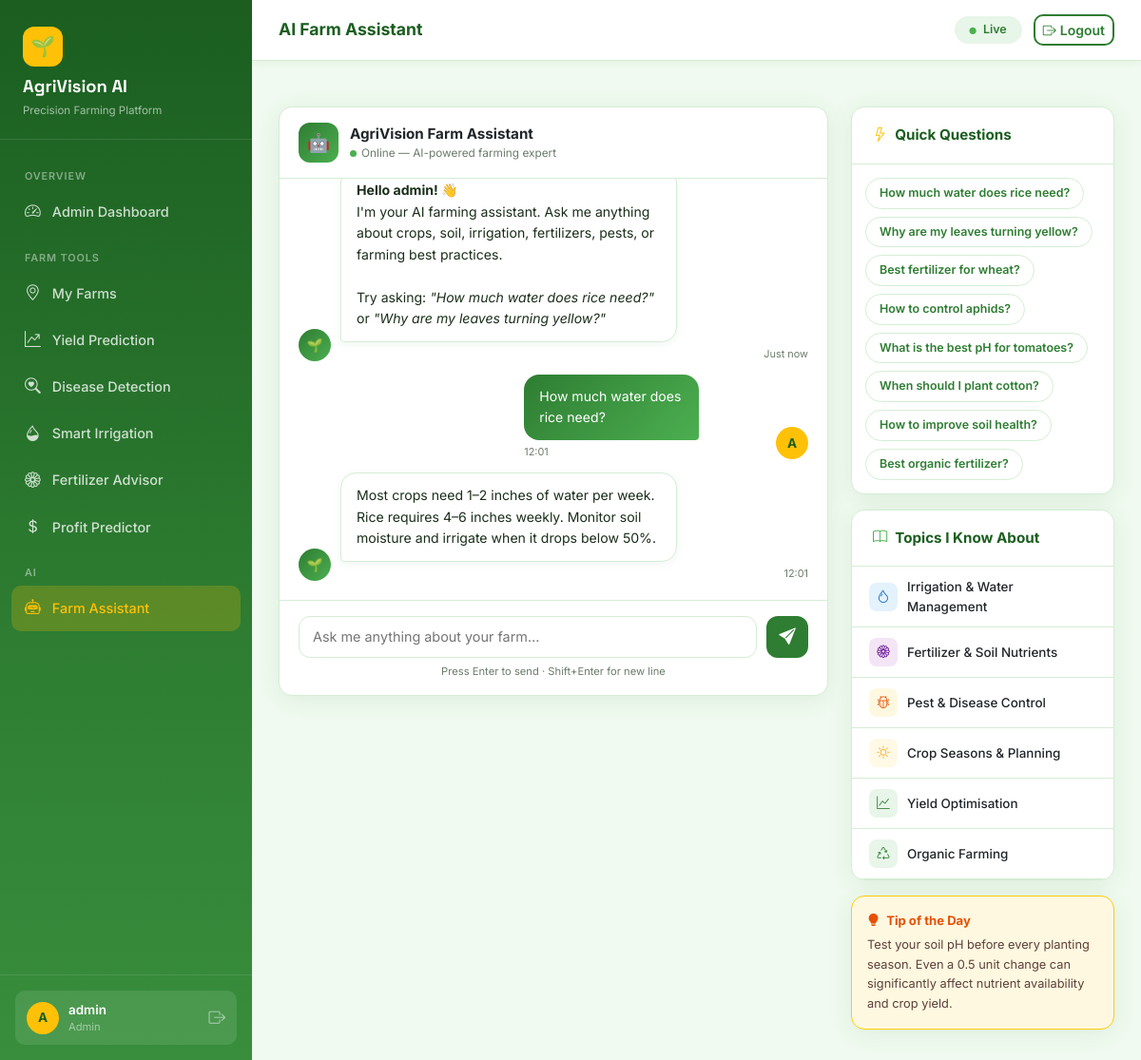
/assistant (signed in), run on the app's committed database.
### tables this page shows
CREATE TABLE chat_history (
            id INTEGER PRIMARY KEY AUTOINCREMENT,
            user_id INTEGER,
            message TEXT,
            response TEXT,
            created_at TIMESTAMP DEFAULT CURRENT_TIMESTAMP,
            FOREIGN KEY(user_id) REFERENCES users(id)
        );

### app.py (the view)
@app.route('/assistant')
@login_required
def assistant():
    uid  = session['user_id']
    conn = get_db()
    history = conn.execute(
        "SELECT * FROM chat_history WHERE user_id=? ORDER BY created_at ASC LIMIT 40",
        (uid,)).fetchall()
    conn.close()
    return render_template('assistant.html', history=history)

### app.py (called while the page is built)
def get_db():
    conn = sqlite3.connect(DB_PATH)
    conn.row_factory = sqlite3.Row
    return conn

def login_required(f):
    @wraps(f)
    def decorated(*args, **kwargs):
        if 'user_id' not in session:
            flash('Please log in to access this page.', 'warning')
            return redirect(url_for('login'))
        return f(*args, **kwargs)
    return decorated

### templates/assistant.html (shortened to what this page needs)
{% extends "base.html" %}
{% block page_title %}AI Farm Assistant{% endblock %}
{% block content %}
<div class="row g-4">
  <div class="col-lg-8">
    <div class="card chat-wrapper p-0" style="padding:0!important">
      <div style="padding:16px 20px;border-bottom:1.5px solid var(--border);
        display:flex;align-items:center;gap:12px;flex-shrink:0">
        <div style="width:42px;height:42px;border-radius:12px;
          background:linear-gradient(135deg,#2E7D32,#4CAF50);
          display:flex;align-items:center;justify-content:center;font-size:1.2rem">
          🤖
        </div>
        <div>
          <div style="font-weight:700;font-size:.95rem">AgriVision Farm Assistant</div>
          <div style="font-size:.74rem;color:var(--muted);display:flex;align-items:center;gap:5px">
            <span style="width:7px;height:7px;background:#4CAF50;border-radius:50%;display:inline-block"></span>
            Online — AI-powered farming expert
          </div>
        </div>
      </div>
      <div class="chat-messages" id="chatMessages">
        <div class="msg-row">
          <div class="msg-avatar ai">🌱</div>
          <div>
            <div class="msg-bubble ai">
              <strong>Hello {{ session.username }}! 👋</strong><br>
              I'm your AI farming assistant. Ask me anything about crops, soil,
              irrigation, fertilizers, pests, or farming best practices.
              <br><br>Try asking: <em>"How much water does rice need?"</em> or
              <em>"Why are my leaves turning yellow?"</em>
            </div>
            <div class="msg-time">Just now</div>
          </div>
        </div>
        {% for msg in history %}
        <div class="msg-row user">
          <div class="msg-avatar usr">{{ session.username[0].upper() }}</div>
          <div>
            <div class="msg-bubble user">{{ msg['message'] }}</div>
            <div class="msg-time">{{ msg['created_at'][11:16] }}</div>
          </div>
        </div>
        <div class="msg-row">
          <div class="msg-avatar ai">🌱</div>
          <div>
            <div class="msg-bubble ai">{{ msg['response'] }}</div>
            <div class="msg-time">{{ msg['created_at'][11:16] }}</div>
          </div>
        </div>
        {% endfor %}
      </div>
      <div class="chat-input-bar">
        <div class="input-wrap">
          <textarea id="chatInput" placeholder="Ask me anything about your farm…"
                    rows="1" onkeydown="handleKey(event)" oninput="autoResize(this)"></textarea>
          <button class="send-btn" id="sendBtn" onclick="sendMessage()">
            <i class="bi bi-send-fill"></i>
          </button>
        </div>
        <div style="font-size:.7rem;color:var(--muted);margin-top:6px;text-align:center">
          Press Enter to send · Shift+Enter for new line
        </div>
      </div>
    </div>
  </div>
  <div class="col-lg-4">
    <div class="card mb-3">
      <div class="card-header">
        <i class="bi bi-lightning me-2" style="color:var(--accent)"></i>Quick Questions
      </div>
      <div class="card-body" style="padding:14px">
        <div class="d-flex flex-wrap gap-2">
          {% set suggestions = [
            'How much water does rice need?',
            'Why are my leaves turning yellow?',
            'Best fertilizer for wheat?',
            'How to control aphids?',
            'What is the best pH for tomatoes?',
            'When should I plant cotton?',
            'How to improve soil health?',
            'Best organic fertilizer?',
          ] %}
          {% for s in suggestions %}
          <button class="suggestion-chip" onclick="insertQuestion('{{ s }}')">{{ s }}</button>
          {% endfor %}
        </div>
      </div>
    </div>
    <div class="card mb-3">
      <div class="card-header">
        <i class="bi bi-book me-2" style="color:var(--secondary)"></i>Topics I Know About
      </div>
      <div class="card-body p-0">
        {% set topics = [
          ('bi-droplet','#E3F2FD','#1565C0','Irrigation & Water Management'),
          ('bi-flower1','#F3E5F5','#6A1B9A','Fertilizer & Soil Nutrients'),
          ('bi-bug','#FFF8E1','#E65100','Pest & Disease Control'),
          ('bi-sun','#FFF9E6','#F9A825','Crop Seasons & Planning'),
          ('bi-graph-up','#E8F5E9','var(--primary)','Yield Optimisation'),
          ('bi-recycle','#E8F5E9','var(--primary)','Organic Farming'),
        ] %}
        {% for icon, bg, color, label in topics %}
        <div style="padding:11px 18px;border-bottom:1px solid var(--border);
          display:flex;align-items:center;gap:10px;font-size:.84rem;font-weight:500">
          <div style="width:30px;height:30px;border-radius:8px;background:{{ bg }};
            color:{{ color }};display:flex;align-items:center;justify-content:center;flex-shrink:0">
            <i class="bi {{ icon }}"></i>
          </div>
          {{ label }}
        </div>
        {% endfor %}
      </div>
    </div>
    <div class="card" style="background:#FFF8E1;border-color:#FFCC02">
      <div class="card-body p-3">
        <div style="font-weight:700;font-size:.82rem;color:#E65100;margin-bottom:6px">
          <i class="bi bi-lightbulb-fill me-1"></i> Tip of the Day
        </div>
        <p style="font-size:.8rem;color:#5D4037;margin:0;line-height:1.6">
          Test your soil pH before every planting season. Even a 0.5 unit change can
          significantly affect nutrient availability and crop yield.
        </p>
      </div>
    </div>
  </div>
</div>
{% endblock %}

### templates/base.html (style rules this page uses)
:root { --primary: #2E7D32; --primary-d: #1B5E20; --secondary: #4CAF50; --accent: #FFC107; --accent-d: #F9A825; --bg: #F0FAF0; --surface: #ffffff; --border: #D4EDD4; --text: #1a2e1a; --muted: #6b7c6b; --danger: #c62828; --radius: 14px; --shadow: 0 4px 24px rgba(46,125,50,.10); --shadow-lg: 0 12px 48px rgba(46,125,50,.15); }
*, *::before, *::after { box-sizing: border-box; margin: 0; padding: 0; }
html { scroll-behavior: smooth; }
body { font-family: 'Inter', sans-serif; background: var(--bg); color: var(--text); min-height: 100vh; }
.card { background: var(--surface); border: 1px solid var(--border); border-radius: var(--radius); box-shadow: var(--shadow); overflow: hidden; }
.card-header { background: transparent; border-bottom: 1px solid var(--border); padding: 18px 22px; font-weight: 700; font-size: .95rem; color: var(--primary-d); }
.card-body { padding: 22px; }

### templates/assistant.html (style rules this page uses)
.chat-wrapper { display: flex; flex-direction: column; height: calc(100vh - 180px); min-height: 500px; }
.chat-messages { flex: 1; overflow-y: auto; padding: 20px; display: flex; flex-direction: column; gap: 14px; }
.msg-row { display: flex; align-items: flex-end; gap: 10px; }
.msg-row.user { flex-direction: row-reverse; }
.msg-avatar { width: 34px; height: 34px; border-radius: 50%; display: flex; align-items: center; justify-content: center; font-size: .85rem; font-weight: 700; flex-shrink: 0; }
.msg-avatar.ai { background: linear-gradient(135deg,#2E7D32,#4CAF50); color: #fff; }
.msg-avatar.usr { background: var(--accent); color: #1B5E20; }
.msg-bubble { max-width: 72%; padding: 12px 16px; border-radius: 16px; font-size: .88rem; line-height: 1.6; position: relative; }
.msg-bubble.ai { background: #fff; border: 1.5px solid var(--border); border-bottom-left-radius: 4px; box-shadow: 0 2px 8px rgba(46,125,50,.07); color: var(--text); }
.msg-bubble.user { background: linear-gradient(135deg,#2E7D32,#4CAF50); color: #fff; border-bottom-right-radius: 4px; }
.msg-time { font-size: .68rem; color: var(--muted); margin-top: 4px; text-align: right; }
.msg-row.user .msg-time { text-align: left; }
.chat-input-bar { padding: 16px 20px; border-top: 1.5px solid var(--border); background: #fff; border-radius: 0 0 16px 16px; }
.chat-input-bar .input-wrap { display: flex; gap: 10px; align-items: flex-end; }
#chatInput { flex: 1; border: 1.5px solid var(--border); border-radius: 12px; padding: 10px 14px; font-size: .9rem; resize: none; min-height: 44px; max-height: 120px; font-family: 'Inter', sans-serif; transition: border-color .2s; }
.send-btn { width: 44px; height: 44px; background: var(--primary); border: none; border-radius: 12px; color: #fff; font-size: 1.1rem; display: flex; align-items: center; justify-content: center; cursor: pointer; flex-shrink: 0; transition: background .2s, transform .15s; }
.suggestion-chip { background: #fff; border: 1.5px solid var(--border); border-radius: 100px; padding: 6px 14px; font-size: .78rem; color: var(--primary); font-weight: 600; cursor: pointer; transition: all .2s; white-space: nowrap; }

### data on the page
chat_history: username "A", message "How much water does rice need?", created_at "12:01", response "Most crops need 1–2 inches of water per week. Rice requires 4–6 inches weekly. Monitor soil moisture and irrigate when it drops below 50%."

### other printed values
{{ session.username[0].upper() }} "A"
{{ session.username }} "admin"
{{ session.role|capitalize }} "Admin"
{{ s }} "How much water does rice need?" "Why are my leaves turning yellow?" "Best fertilizer for wheat?" "How to control aphids?" "What is the best pH for tomatoes?" "When should I plant cotton?" "How to improve soil health?" "Best organic fertilizer?"
{{ label }} "Irrigation & Water Management" "Fertilizer & Soil Nutrients" "Pest & Disease Control" "Crop Seasons & Planning" "Yield Optimisation" "Organic Farming"
